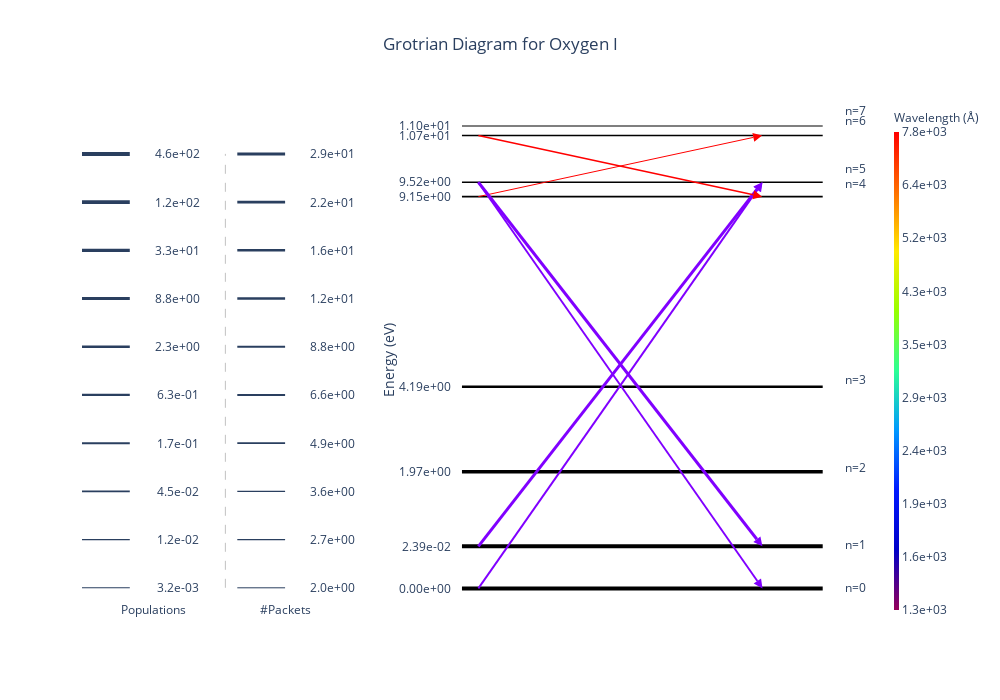

This figure's notebook cell:
### Code cell
diag.shell = 0
diag.display()

### Figure 1 — Plotly figure (JSON) as saved in the notebook; plotly's stock layout.template omitted (floating-point values rounded to 4 significant figures)
{"data": [{"hovertemplate": "Energy: 0.00e+00 eV<br>Population: 4.57e+02<extra></extra>", "line": {"color": "black", "width": 4.003}, "mode": "lines", "showlegend": false, "type": "scatter", "x": [-0.05, 0.07222, 0.1944, 0.3167, 0.4389, 0.5611, 0.6833, 0.8056, 0.9278, 1.05], "xaxis": "x2", "y": [0, 0, 0, 0, 0, 0, 0, 0, 0, 0], "yaxis": "y2"}, {"hovertemplate": "Energy: 2.39e-02 eV<br>Population: 3.58e+02<extra></extra>", "line": {"color": "black", "width": 3.941}, "mode": "lines", "showlegend": false, "type": "scatter", "x": [-0.05, 0.07222, 0.1944, 0.3167, 0.4389, 0.5611, 0.6833, 0.8056, 0.9278, 1.05], "xaxis": "x2", "y": [0.1, 0.1, 0.1, 0.1, 0.1, 0.1, 0.1, 0.1, 0.1, 0.1], "yaxis": "y2"}, {"hovertemplate": "Energy: 1.97e+00 eV<br>Population: 5.99e+01<extra></extra>", "line": {"color": "black", "width": 3.489}, "mode": "lines", "showlegend": false, "type": "scatter", "x": [-0.05, 0.07222, 0.1944, 0.3167, 0.4389, 0.5611, 0.6833, 0.8056, 0.9278, 1.05], "xaxis": "x2", "y": [0.2772, 0.2772, 0.2772, 0.2772, 0.2772, 0.2772, 0.2772, 0.2772, 0.2772, 0.2772], "yaxis": "y2"}, {"hovertemplate": "Energy: 4.19e+00 eV<br>Population: 1.21e+00<extra></extra>", "line": {"color": "black", "width": 2.501}, "mode": "lines", "showlegend": false, "type": "scatter", "x": [-0.05, 0.07222, 0.1944, 0.3167, 0.4389, 0.5611, 0.6833, 0.8056, 0.9278, 1.05], "xaxis": "x2", "y": [0.4799, 0.4799, 0.4799, 0.4799, 0.4799, 0.4799, 0.4799, 0.4799, 0.4799, 0.4799], "yaxis": "y2"}, {"hovertemplate": "Energy: 9.15e+00 eV<br>Population: 3.60e-02<extra></extra>", "line": {"color": "black", "width": 1.614}, "mode": "lines", "showlegend": false, "type": "scatter", "x": [-0.05, 0.07222, 0.1944, 0.3167, 0.4389, 0.5611, 0.6833, 0.8056, 0.9278, 1.05], "xaxis": "x2", "y": [0.9319, 0.9319, 0.9319, 0.9319, 0.9319, 0.9319, 0.9319, 0.9319, 0.9319, 0.9319], "yaxis": "y2"}, {"hovertemplate": "Energy: 9.52e+00 eV<br>Population: 1.47e-02<extra></extra>", "line": {"color": "black", "width": 1.386}, "mode": "lines", "showlegend": false, "type": "scatter", "x": [-0.05, 0.07222, 0.1944, 0.3167, 0.4389, 0.5611, 0.6833, 0.8056, 0.9278, 1.05], "xaxis": "x2", "y": [0.9662, 0.9662, 0.9662, 0.9662, 0.9662, 0.9662, 0.9662, 0.9662, 0.9662, 0.9662], "yaxis": "y2"}, {"hovertemplate": "Energy: 1.07e+01 eV<br>Population: 2.08e-02<extra></extra>", "line": {"color": "black", "width": 1.475}, "mode": "lines", "showlegend": false, "type": "scatter", "x": [-0.05, 0.07222, 0.1944, 0.3167, 0.4389, 0.5611, 0.6833, 0.8056, 0.9278, 1.05], "xaxis": "x2", "y": [1.077, 1.077, 1.077, 1.077, 1.077, 1.077, 1.077, 1.077, 1.077, 1.077], "yaxis": "y2"}, {"hovertemplate": "Energy: 1.10e+01 eV<br>Population: 3.22e-03<extra></extra>", "line": {"color": "black", "width": 1.003}, "mode": "lines", "showlegend": false, "type": "scatter", "x": [-0.05, 0.07222, 0.1944, 0.3167, 0.4389, 0.5611, 0.6833, 0.8056, 0.9278, 1.05], "xaxis": "x2", "y": [1.1, 1.1, 1.1, 1.1, 1.1, 1.1, 1.1, 1.1, 1.1, 1.1], "yaxis": "y2"}, {"hovertemplate": "Count: 7<br>Wavelength: 1.30e+03 Å<extra></extra>", "line": {"color": "#8000ff", "width": 1.937}, "marker": {"angleref": "previous", "color": "#8000ff", "size": 9, "symbol": "arrow-bar-up"}, "type": "scatter", "x": [0, 0.8665], "xaxis": "x2", "y": [0, 0.9662], "yaxis": "y2"}, {"hovertemplate": "Count: 29<br>Wavelength: 1.31e+03 Å<extra></extra>", "line": {"color": "#8000ff", "width": 3}, "marker": {"angleref": "previous", "color": "#8000ff", "size": 9, "symbol": "arrow-bar-up"}, "type": "scatter", "x": [0, 0.8662], "xaxis": "x2", "y": [0.1, 0.9662], "yaxis": "y2"}, {"hovertemplate": "Count: 2<br>Wavelength: 7.78e+03 Å<extra></extra>", "line": {"color": "#ff0000", "width": 1}, "marker": {"angleref": "previous", "color": "#ff0000", "size": 9, "symbol": "arrow-bar-up"}, "type": "scatter", "x": [0, 0.8653], "xaxis": "x2", "y": [0.9319, 1.077], "yaxis": "y2"}, {"hovertemplate": "Count: 7<br>Wavelength: 1.30e+03 Å<extra></extra>", "line": {"color": "#8000ff", "width": 1.937}, "marker": {"angleref": "previous", "color": "#8000ff", "size": 9, "symbol": "arrow-bar-up"}, "type": "scatter", "x": [0, 0.8665], "xaxis": "x2", "y": [0.9662, 0], "yaxis": "y2"}, {"hovertemplate": "Count: 27<br>Wavelength: 1.31e+03 Å<extra></extra>", "line": {"color": "#8000ff", "width": 2.947}, "marker": {"angleref": "previous", "color": "#8000ff", "size": 9, "symbol": "arrow-bar-up"}, "type": "scatter", "x": [0, 0.8662], "xaxis": "x2", "y": [0.9662, 0.1], "yaxis": "y2"}, {"hovertemplate": "Count: 4<br>Wavelength: 7.78e+03 Å<extra></extra>", "line": {"color": "#ff0000", "width": 1.518}, "marker": {"angleref": "previous", "color": "#ff0000", "size": 9, "symbol": "arrow-bar-up"}, "type": "scatter", "x": [0, 0.8653], "xaxis": "x2", "y": [1.077, 0.9319], "yaxis": "y2"}, {"hoverinfo": "none", "marker": {"cmax": 8.959, "cmin": 7.172, "colorbar": {"outlinewidth": 0, "thickness": 5, "ticktext": ["1.3e+03", "1.6e+03", "1.9e+03", "2.4e+03", "2.9e+03", "3.5e+03", "4.3e+03", "5.2e+03", "6.4e+03", "7.8e+03"], "tickvals": [7.172, 7.37, 7.569, 7.767, 7.966, 8.165, 8.363, 8.562, 8.76, 8.959], "title": {"font": {"size": 12}, "text": "Wavelength (Å)"}}, "colorscale": [[0, "rgb(150,0,90)"], [0.125, "rgb(0,0,200)"], [0.25, "rgb(0,25,255)"], [0.375, "rgb(0,152,255)"], [0.5, "rgb(44,255,150)"], [0.625, "rgb(151,255,0)"], [0.75, "rgb(255,234,0)"], [0.875, "rgb(255,111,0)"], [1, "rgb(255,0,0)"]], "showscale": true}, "mode": "markers", "type": "scatter", "x": [null], "xaxis": "x2", "y": [null], "yaxis": "y2"}], "layout": {"annotations": [{"showarrow": false, "text": "n=0", "x": 1.15, "xref": "x2", "y": 0}, {"showarrow": false, "text": "n=1", "x": 1.15, "xref": "x2", "y": 0.1}, {"showarrow": false, "text": "n=2", "x": 1.15, "xref": "x2", "y": 0.2772}, {"showarrow": false, "text": "n=3", "x": 1.15, "xref": "x2", "y": 0.4799}, {"showarrow": false, "text": "n=4", "x": 1.15, "xref": "x2", "y": 0.9319}, {"showarrow": false, "text": "n=5", "x": 1.15, "xref": "x2", "y": 0.9662}, {"showarrow": false, "text": "n=6", "x": 1.15, "xref": "x2", "y": 1.077}, {"showarrow": false, "text": "n=7", "x": 1.15, "xref": "x2", "y": 1.1}, {"showarrow": false, "text": "3.2e-03", "x": 0.5, "xref": "x", "y": 0, "yref": "y"}, {"showarrow": false, "text": "1.2e-02", "x": 0.5, "xref": "x", "y": 0.1111, "yref": "y"}, {"showarrow": false, "text": "4.5e-02", "x": 0.5, "xref": "x", "y": 0.2222, "yref": "y"}, {"showarrow": false, "text": "1.7e-01", "x": 0.5, "xref": "x", "y": 0.3333, "yref": "y"}, {"showarrow": false, "text": "6.3e-01", "x": 0.5, "xref": "x", "y": 0.4444, "yref": "y"}, {"showarrow": false, "text": "2.3e+00", "x": 0.5, "xref": "x", "y": 0.5556, "yref": "y"}, {"showarrow": false, "text": "8.8e+00", "x": 0.5, "xref": "x", "y": 0.6667, "yref": "y"}, {"showarrow": false, "text": "3.3e+01", "x": 0.5, "xref": "x", "y": 0.7778, "yref": "y"}, {"showarrow": false, "text": "1.2e+02", "x": 0.5, "xref": "x", "y": 0.8889, "yref": "y"}, {"showarrow": false, "text": "4.6e+02", "x": 0.5, "xref": "x", "y": 1, "yref": "y"}, {"showarrow": false, "text": "Populations", "x": 0.4, "xref": "x", "y": -0.05, "yref": "y"}, {"showarrow": false, "text": "2.0e+00", "x": 1.15, "xref": "x", "y": 0, "yref": "y"}, {"showarrow": false, "text": "2.7e+00", "x": 1.15, "xref": "x", "y": 0.1111, "yref": "y"}, {"showarrow": false, "text": "3.6e+00", "x": 1.15, "xref": "x", "y": 0.2222, "yref": "y"}, {"showarrow": false, "text": "4.9e+00", "x": 1.15, "xref": "x", "y": 0.3333, "yref": "y"}, {"showarrow": false, "text": "6.6e+00", "x": 1.15, "xref": "x", "y": 0.4444, "yref": "y"}, {"showarrow": false, "text": "8.8e+00", "x": 1.15, "xref": "x", "y": 0.5556, "yref": "y"}, {"showarrow": false, "text": "1.2e+01", "x": 1.15, "xref": "x", "y": 0.6667, "yref": "y"}, {"showarrow": false, "text": "1.6e+01", "x": 1.15, "xref": "x", "y": 0.7778, "yref": "y"}, {"showarrow": false, "text": "2.2e+01", "x": 1.15, "xref": "x", "y": 0.8889, "yref": "y"}, {"showarrow": false, "text": "2.9e+01", "x": 1.15, "xref": "x", "y": 1, "yref": "y"}, {"showarrow": false, "text": "#Packets", "x": 0.95, "xref": "x", "y": -0.05, "yref": "y"}], "autosize": false, "height": 700, "plot_bgcolor": "white", "shapes": [{"line": {"width": 1.003}, "type": "line", "x0": 0.1, "x1": 0.3, "xref": "x", "y0": 0, "y1": 0, "yref": "y"}, {"line": {"width": 1.336}, "type": "line", "x0": 0.1, "x1": 0.3, "xref": "x", "y0": 0.1111, "y1": 0.1111, "yref": "y"}, {"line": {"width": 1.67}, "type": "line", "x0": 0.1, "x1": 0.3, "xref": "x", "y0": 0.2222, "y1": 0.2222, "yref": "y"}, {"line": {"width": 2.003}, "type": "line", "x0": 0.1, "x1": 0.3, "xref": "x", "y0": 0.3333, "y1": 0.3333, "yref": "y"}, {"line": {"width": 2.336}, "type": "line", "x0": 0.1, "x1": 0.3, "xref": "x", "y0": 0.4444, "y1": 0.4444, "yref": "y"}, {"line": {"width": 2.67}, "type": "line", "x0": 0.1, "x1": 0.3, "xref": "x", "y0": 0.5556, "y1": 0.5556, "yref": "y"}, {"line": {"width": 3.003}, "type": "line", "x0": 0.1, "x1": 0.3, "xref": "x", "y0": 0.6667, "y1": 0.6667, "yref": "y"}, {"line": {"width": 3.336}, "type": "line", "x0": 0.1, "x1": 0.3, "xref": "x", "y0": 0.7778, "y1": 0.7778, "yref": "y"}, {"line": {"width": 3.67}, "type": "line", "x0": 0.1, "x1": 0.3, "xref": "x", "y0": 0.8889, "y1": 0.8889, "yref": "y"}, {"line": {"width": 4.003}, "type": "line", "x0": 0.1, "x1": 0.3, "xref": "x", "y0": 1, "y1": 1, "yref": "y"}, {"line": {"color": "grey", "dash": "dash", "width": 0.5}, "type": "line", "x0": 0.7, "x1": 0.7, "xref": "x", "y0": 0, "y1": 1, "yref": "y"}, {"line": {"width": 1}, "type": "line", "x0": 0.75, "x1": 0.95, "xref": "x", "y0": 0, "y1": 0, "yref": "y"}, {"line": {"width": 1.222}, "type": "line", "x0": 0.75, "x1": 0.95, "xref": "x", "y0": 0.1111, "y1": 0.1111, "yref": "y"}, {"line": {"width": 1.444}, "type": "line", "x0": 0.75, "x1": 0.95, "xref": "x", "y0": 0.2222, "y1": 0.2222, "yref": "y"}, {"line": {"width": 1.667}, "type": "line", "x0": 0.75, "x1": 0.95, "xref": "x", "y0": 0.3333, "y1": 0.3333, "yref": "y"}, {"line": {"width": 1.889}, "type": "line", "x0": 0.75, "x1": 0.95, "xref": "x", "y0": 0.4444, "y1": 0.4444, "yref": "y"}, {"line": {"width": 2.111}, "type": "line", "x0": 0.75, "x1": 0.95, "xref": "x", "y0": 0.5556, "y1": 0.5556, "yref": "y"}, {"line": {"width": 2.333}, "type": "line", "x0": 0.75, "x1": 0.95, "xref": "x", "y0": 0.6667, "y1": 0.6667, "yref": "y"}, {"line": {"width": 2.556}, "type": "line", "x0": 0.75, "x1": 0.95, "xref": "x", "y0": 0.7778, "y1": 0.7778, "yref": "y"}, {"line": {"width": 2.778}, "type": "line", "x0": 0.75, "x1": 0.95, "xref": "x", "y0": 0.8889, "y1": 0.8889, "yref": "y"}, {"line": {"width": 3}, "type": "line", "x0": 0.75, "x1": 0.95, "xref": "x", "y0": 1, "y1": 1, "yref": "y"}], "showlegend": false, "title": {"text": "Grotrian Diagram for Oxygen I", "x": 0.5}, "width": 1000, "xaxis": {"anchor": "y", "domain": [0, 0.352], "fixedrange": true, "showticklabels": false}, "xaxis2": {"anchor": "y2", "domain": [0.472, 1], "fixedrange": true, "showticklabels": false}, "yaxis": {"anchor": "x", "domain": [0, 1], "fixedrange": true, "showticklabels": false}, "yaxis2": {"anchor": "x2", "domain": [0, 1], "fixedrange": true, "range": [0, null], "tickmode": "array", "ticktext": ["0.00e+00", "2.39e-02", "1.97e+00", "4.19e+00", "9.15e+00", "9.52e+00", "1.07e+01", "1.10e+01"], "tickvals": [0, 0.1, 0.2772, 0.4799, 0.9319, 0.9662, 1.077, 1.1], "title": {"standoff": 1, "text": "Energy (eV)"}}}}
